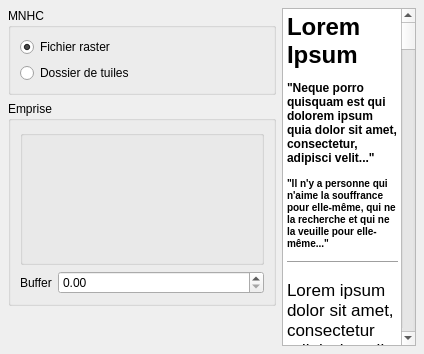
     <widget class="QWidget" name="tab_zone_etude">
      <attribute name="title">
       <string>Zone d'étude</string>
      </attribute>
      <layout class="QHBoxLayout" name="horizontalLayout_6" stretch="2,1">
       <property name="leftMargin">
        <number>8</number>
       </property>
       <property name="topMargin">
        <number>8</number>
       </property>
       <property name="rightMargin">
        <number>8</number>
       </property>
       <property name="bottomMargin">
        <number>8</number>
       </property>
       <item>
        <layout class="QVBoxLayout" name="verticalLayout_7">
         <item>
          <widget class="QGroupBox" name="groupBox_MNHC">
           <property name="title">
            <string>MNHC</string>
           </property>
           <layout class="QGridLayout" name="gridLayout_3">
            <item row="0" column="0">
             <widget class="QRadioButton" name="radioButton_rasterMNHC">
              <property name="text">
               <string>Fichier raster</string>
              </property>
              <property name="checked">
               <bool>true</bool>
              </property>
             </widget>
            </item>
            <item row="1" column="0">
             <widget class="QRadioButton" name="radioButton_dirMNHC">
              <property name="text">
               <string>Dossier de tuiles</string>
              </property>
             </widget>
            </item>
            <item row="1" column="1">
             <widget class="QgsFileWidget" name="mQgsFileWidget_dirMNHC">
              <property name="storageMode">
               <enum>QgsFileWidget::GetDirectory</enum>
              </property>
             </widget>
            </item>
           </layout>
          </widget>
         </item>
         <item>
          <widget class="QGroupBox" name="groupBox_4">
           <property name="sizePolicy">
            <sizepolicy hsizetype="Expanding" vsizetype="MinimumExpanding">
             <horstretch>0</horstretch>
             <verstretch>0</verstretch>
            </sizepolicy>
           </property>
           <property name="minimumSize">
            <size>
             <width>0</width>
             <height>190</height>
            </size>
           </property>
           <property name="title">
            <string>Emprise</string>
           </property>
           <layout class="QVBoxLayout" name="verticalLayout_8">
            <item>
             <widget class="QgsExtentGroupBox" name="mExtentGroupBox">
              <property name="minimumSize">
               <size>
                <width>0</width>
                <height>135</height>
               </size>
              </property>
              <property name="syncGroup">
               <string/>
              </property>
             </widget>
            </item>
            <item>
             <layout class="QHBoxLayout" name="horizontalLayout_7">
              <item>
               <widget class="QLabel" name="label_6">
                <property name="text">
                 <string>Buffer</string>
                </property>
               </widget>
              </item>
              <item>
               <widget class="QgsDoubleSpinBox" name="mQgsDoubleSpinBox_buffer">
                <property name="sizePolicy">
                 <sizepolicy hsizetype="Expanding" vsizetype="Fixed">
                  <horstretch>0</horstretch>
                  <verstretch>0</verstretch>
                 </sizepolicy>
                </property>
                <property name="maximum">
                 <double>100000.000000000000000</double>
                </property>
               </widget>
              </item>
             </layout>
            </item>
           </layout>
          </widget>
         </item>
         <item>
          <spacer name="verticalSpacer_3">
           <property name="orientation">
            <enum>Qt::Vertical</enum>
           </property>
           <property name="sizeHint" stdset="0">
            <size>
             <width>20</width>
             <height>40</height>
            </size>
           </property>
          </spacer>
         </item>
        </layout>
       </item>
       <item>
        <widget class="QTextBrowser" name="textBrowser_3">
         <property name="sizePolicy">
          <sizepolicy hsizetype="Preferred" vsizetype="Expanding">
           <horstretch>0</horstretch>
           <verstretch>0</verstretch>
          </sizepolicy>
         </property>
         <property name="html">
          <string>&lt;!DOCTYPE HTML PUBLIC &quot;-//W3C//DTD HTML 4.0//EN&quot; &quot;http://www.w3.org/TR/REC-html40/strict.dtd&quot;&gt;
&lt;html&gt;&lt;head&gt;&lt;meta name=&quot;qrichtext&quot; content=&quot;1&quot; /&gt;&lt;style type=&quot;text/css&quot;&gt;
p, li { white-space: pre-wrap; }
&lt;/style&gt;&lt;/head&gt;&lt;body style=&quot; font-family:'.AppleSystemUIFont'; font-size:13pt; font-weight:400; font-style:normal;&quot;&gt;
&lt;h1 style=&quot; margin-top:18px; margin-bottom:12px; margin-left:0px; margin-right:0px; -qt-block-indent:0; text-indent:0px;&quot;&gt;&lt;span style=&quot; font-size:xx-large; font-weight:600;&quot;&gt;Lorem Ipsum&lt;/span&gt;&lt;/h1&gt;
&lt;h4 style=&quot; margin-top:12px; margin-bottom:12px; margin-left:0px; margin-right:0px; -qt-block-indent:0; text-indent:0px;&quot;&gt;&lt;span style=&quot; font-size:medium; font-weight:600;&quot;&gt;&amp;quot;Neque porro quisquam est qui dolorem ipsum quia dolor sit amet, consectetur, adipisci velit...&amp;quot;&lt;/span&gt;&lt;/h4&gt;
&lt;h5 style=&quot; margin-top:12px; margin-bottom:4px; margin-left:0px; margin-right:0px; -qt-block-indent:0; text-indent:0px;&quot;&gt;&lt;span style=&quot; font-size:small; font-weight:600;&quot;&gt;&amp;quot;Il n'y a personne qui n'aime la souffrance pour elle-même, qui ne la recherche et qui ne la veuille pour elle-même...&amp;quot; &lt;/span&gt;&lt;/h5&gt;
&lt;hr /&gt;
&lt;p style=&quot; margin-top:12px; margin-bottom:12px; margin-left:0px; margin-right:0px; -qt-block-indent:0; text-indent:0px;&quot;&gt;&lt;a name=&quot;Content&quot;&gt;&lt;/a&gt;Lorem ipsum dolor sit amet, consectetur adipiscing elit. Donec at dolor nec tortor efficitur pulvinar. Quisque facilisis, massa id efficitur hendrerit, arcu magna semper magna, eget tristique leo diam id quam. Nulla nisl augue, imperdiet et augue et, laoreet eleifend massa. Aliquam erat volutpat. Aliquam id metus nec erat consectetur porttitor ut in augue. Morbi et varius elit. Vivamus molestie egestas sapien ac suscipit. Duis rutrum ligula non libero egestas molestie. &lt;/p&gt;
&lt;p style=&quot; margin-top:12px; margin-bottom:12px; margin-left:0px; margin-right:0px; -qt-block-indent:0; text-indent:0px;&quot;&gt;Ut at tempor elit. Quisque in quam sodales, imperdiet nibh sed, hendrerit nibh. Class aptent taciti sociosqu ad litora torquent per conubia nostra, per inceptos himenaeos. Ut vel felis nec felis gravida vestibulum. Nunc est nulla, posuere vel venenatis at, facilisis et ipsum. Nullam pulvinar feugiat suscipit. Nulla malesuada ut mauris a consectetur. Phasellus vel erat a orci euismod convallis. Nunc accumsan magna augue, sed auctor mi vulputate eget. &lt;/p&gt;
&lt;p style=&quot; margin-top:12px; margin-bottom:12px; margin-left:0px; margin-right:0px; -qt-block-indent:0; text-indent:0px;&quot;&gt;Quisque odio orci, dignissim a nisi imperdiet, dictum malesuada quam. Quisque vel neque ut orci posuere pretium. Nulla tristique congue erat sodales venenatis. In viverra quam justo, et lacinia orci rhoncus non. Etiam aliquam augue dolor, eu vestibulum leo aliquam et. Nunc tortor dui, cursus eget turpis ut, tincidunt ornare ante. Nunc pretium nibh in diam egestas tempor. Praesent metus odio, venenatis non mi quis, iaculis mattis neque. Aenean vitae dui vel erat interdum aliquam et eget nisi. Curabitur vel urna nunc. Sed vehicula efficitur rhoncus. Maecenas lobortis, sapien et accumsan bibendum, risus tellus ullamcorper urna, vel efficitur ex enim vitae purus. Morbi sagittis ornare nulla ut volutpat. In malesuada erat vitae egestas sagittis. Proin pharetra, purus eu lacinia viverra, turpis mauris molestie leo, id condimentum leo mi et risus. &lt;/p&gt;
&lt;p style=&quot; margin-top:12px; margin-bottom:12px; margin-left:0px; margin-right:0px; -qt-block-indent:0; text-indent:0px;&quot;&gt;Vivamus pulvinar rutrum orci non semper. Aenean a magna eu ligula facilisis luctus. Fusce vel leo lectus. Quisque lacinia dolor id bibendum fermentum. Aenean id pellentesque neque. Aliquam imperdiet varius consectetur. Vestibulum a massa bibendum, efficitur magna eget, vehicula dolor. Vestibulum ornare ligula leo, ac sodales dui luctus at. Suspendisse et nunc blandit, tincidunt lectus nec, semper neque. Fusce orci elit, eleifend sed ultricies non, tincidunt scelerisque felis. Maecenas laoreet et ipsum quis aliquet. Lorem ipsum dolor sit amet, consectetur adipiscing elit. Praesent ut sapien nec ipsum aliquet viverra nec et diam. Nunc porttitor egestas porttitor. &lt;/p&gt;
&lt;p style=&quot; margin-top:12px; margin-bottom:12px; margin-left:0px; margin-right:0px; -qt-block-indent:0; text-indent:0px;&quot;&gt;Vivamus sit amet porta erat. Etiam cursus lacus id enim sollicitudin vestibulum. Mauris malesuada dui vel leo tempus, non dictum magna ullamcorper. Donec interdum lacus nec sapien cursus, ut venenatis felis viverra. Maecenas diam nisi, ullamcorper ut diam non, lacinia ultricies augue. Duis rhoncus orci ultrices nisl pulvinar ultricies. Suspendisse risus metus, sodales et augue non, semper fermentum diam. Sed consequat condimentum felis sit amet congue. Nam ornare magna sit amet eros placerat, in rhoncus libero maximus. Integer ac hendrerit ex. Aliquam feugiat nec eros in sagittis. Nulla id tellus in metus ultricies ornare. &lt;/p&gt;&lt;/body&gt;&lt;/html&gt;</string>
         </property>
        </widget>
       </item>
      </layout>
     </widget>
